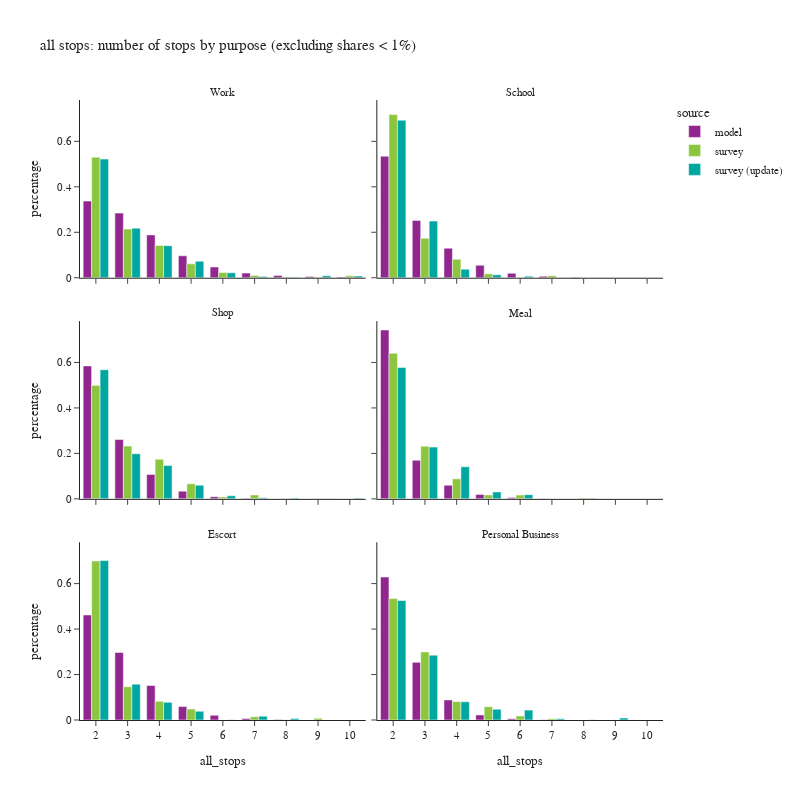

Notebook code cell kept with this figure:
### Code cell
df_plot = df_tour.groupby(['all_stops','pdpurp_label','source'])['toexpfac'].sum().reset_index()
df_plot['percentage'] = df_plot.groupby(['pdpurp_label','source'], group_keys=False)['toexpfac']. \
    apply(lambda x: x / float(x.sum()))
df_plot2 = df_plot.loc[(df_plot['percentage'] > 0.001) & (df_plot['all_stops'] <= 10)]

fig = px.bar(df_plot2.sort_values(['source','pdpurp_label']),
             x="all_stops", y="percentage", color="source",barmode="group",
             facet_col='pdpurp_label', facet_col_wrap=2,
             hover_data=['toexpfac'],
             title="all stops: number of stops by purpose (excluding shares < 1%)")
fig.update_layout(height=800, width=800)
fig.for_each_annotation(lambda a: a.update(text = a.text.split("=")[-1]))
fig.for_each_xaxis(lambda a: a.update(dict(dtick = 1, categoryorder='category ascending')))
fig.show()

### Figure 1 — Plotly figure (JSON) as saved in the notebook; plotly's stock layout.template omitted (floating-point values rounded to 4 significant figures)
{"data": [{"alignmentgroup": "True", "customdata": [[509900.0], [429700.0], [284700.0], [145900.0], [71340.0], [30970.0], [14340.0], [7724.0], [4942.0]], "hovertemplate": "source=model<br>pdpurp_label=Work<br>all_stops=%{x}<br>percentage=%{y}<br>toexpfac=%{customdata[0]}<extra></extra>", "legendgroup": "model", "marker": {"color": "#91268F", "pattern": {"shape": ""}}, "name": "model", "offsetgroup": "model", "orientation": "v", "showlegend": true, "textposition": "auto", "type": "bar", "x": [2, 3, 4, 5, 6, 7, 8, 9, 10], "xaxis": "x5", "y": [0.3373, 0.2843, 0.1884, 0.09653, 0.04719, 0.02049, 0.009483, 0.00511, 0.003269], "yaxis": "y5"}, {"alignmentgroup": "True", "customdata": [[274000.0], [129400.0], [66670.0], [27980.0], [10060.0], [3122.0], [901.0]], "hovertemplate": "source=model<br>pdpurp_label=School<br>all_stops=%{x}<br>percentage=%{y}<br>toexpfac=%{customdata[0]}<extra></extra>", "legendgroup": "model", "marker": {"color": "#91268F", "pattern": {"shape": ""}}, "name": "model", "offsetgroup": "model", "orientation": "v", "showlegend": false, "textposition": "auto", "type": "bar", "x": [2, 3, 4, 5, 6, 7, 8], "xaxis": "x6", "y": [0.5342, 0.2523, 0.13, 0.05454, 0.0196, 0.006086, 0.001756], "yaxis": "y6"}, {"alignmentgroup": "True", "customdata": [[355900.0], [158800.0], [65460.0], [20470.0], [5828.0], [1449.0]], "hovertemplate": "source=model<br>pdpurp_label=Shop<br>all_stops=%{x}<br>percentage=%{y}<br>toexpfac=%{customdata[0]}<extra></extra>", "legendgroup": "model", "marker": {"color": "#91268F", "pattern": {"shape": ""}}, "name": "model", "offsetgroup": "model", "orientation": "v", "showlegend": false, "textposition": "auto", "type": "bar", "x": [2, 3, 4, 5, 6, 7], "xaxis": "x3", "y": [0.5849, 0.261, 0.1076, 0.03365, 0.009579, 0.002382], "yaxis": "y3"}, {"alignmentgroup": "True", "customdata": [[522700.0], [119300.0], [42150.0], [13810.0], [4163.0], [1148.0]], "hovertemplate": "source=model<br>pdpurp_label=Meal<br>all_stops=%{x}<br>percentage=%{y}<br>toexpfac=%{customdata[0]}<extra></extra>", "legendgroup": "model", "marker": {"color": "#91268F", "pattern": {"shape": ""}}, "name": "model", "offsetgroup": "model", "orientation": "v", "showlegend": false, "textposition": "auto", "type": "bar", "x": [2, 3, 4, 5, 6, 7], "xaxis": "x4", "y": [0.7428, 0.1695, 0.0599, 0.01962, 0.005916, 0.001631], "yaxis": "y4"}, {"alignmentgroup": "True", "customdata": [[324500.0], [208600.0], [106400.0], [41460.0], [14620.0], [4604.0], [1556.0]], "hovertemplate": "source=model<br>pdpurp_label=Escort<br>all_stops=%{x}<br>percentage=%{y}<br>toexpfac=%{customdata[0]}<extra></extra>", "legendgroup": "model", "marker": {"color": "#91268F", "pattern": {"shape": ""}}, "name": "model", "offsetgroup": "model", "orientation": "v", "showlegend": false, "textposition": "auto", "type": "bar", "x": [2, 3, 4, 5, 6, 7, 8], "xaxis": "x", "y": [0.4619, 0.2969, 0.1515, 0.05901, 0.02082, 0.006554, 0.002215], "yaxis": "y"}, {"alignmentgroup": "True", "customdata": [[209000.0], [84240.0], [29350.0], [7404.0], [1765.0], [391.0]], "hovertemplate": "source=model<br>pdpurp_label=Personal Business<br>all_stops=%{x}<br>percentage=%{y}<br>toexpfac=%{customdata[0]}<extra></extra>", "legendgroup": "model", "marker": {"color": "#91268F", "pattern": {"shape": ""}}, "name": "model", "offsetgroup": "model", "orientation": "v", "showlegend": false, "textposition": "auto", "type": "bar", "x": [2, 3, 4, 5, 6, 7], "xaxis": "x2", "y": [0.629, 0.2536, 0.08834, 0.02229, 0.005313, 0.001177], "yaxis": "y2"}, {"alignmentgroup": "True", "customdata": [[708800.0], [286300.0], [189500.0], [81600.0], [30190.0], [13380.0], [4100.0], [3265.0], [11440.0]], "hovertemplate": "source=survey<br>pdpurp_label=Work<br>all_stops=%{x}<br>percentage=%{y}<br>toexpfac=%{customdata[0]}<extra></extra>", "legendgroup": "survey", "marker": {"color": "#8CC63E", "pattern": {"shape": ""}}, "name": "survey", "offsetgroup": "survey", "orientation": "v", "showlegend": true, "textposition": "auto", "type": "bar", "x": [2, 3, 4, 5, 6, 7, 8, 9, 10], "xaxis": "x5", "y": [0.5303, 0.2142, 0.1418, 0.06105, 0.02259, 0.01001, 0.003067, 0.002443, 0.008561], "yaxis": "y5"}, {"alignmentgroup": "True", "customdata": [[373100.0], [90440.0], [42240.0], [8912.0], [4812.0]], "hovertemplate": "source=survey<br>pdpurp_label=School<br>all_stops=%{x}<br>percentage=%{y}<br>toexpfac=%{customdata[0]}<extra></extra>", "legendgroup": "survey", "marker": {"color": "#8CC63E", "pattern": {"shape": ""}}, "name": "survey", "offsetgroup": "survey", "orientation": "v", "showlegend": false, "textposition": "auto", "type": "bar", "x": [2, 3, 4, 5, 7], "xaxis": "x6", "y": [0.7175, 0.1739, 0.08124, 0.01714, 0.009255], "yaxis": "y6"}, {"alignmentgroup": "True", "customdata": [[299900.0], [139900.0], [104800.0], [39920.0], [5013.0], [10470.0], [672.6], [686.8]], "hovertemplate": "source=survey<br>pdpurp_label=Shop<br>all_stops=%{x}<br>percentage=%{y}<br>toexpfac=%{customdata[0]}<extra></extra>", "legendgroup": "survey", "marker": {"color": "#8CC63E", "pattern": {"shape": ""}}, "name": "survey", "offsetgroup": "survey", "orientation": "v", "showlegend": false, "textposition": "auto", "type": "bar", "x": [2, 3, 4, 5, 6, 7, 8, 9], "xaxis": "x3", "y": [0.4988, 0.2326, 0.1743, 0.06638, 0.008336, 0.01741, 0.001118, 0.001142], "yaxis": "y3"}, {"alignmentgroup": "True", "customdata": [[255100.0], [92280.0], [35030.0], [6910.0], [6686.0], [1729.0]], "hovertemplate": "source=survey<br>pdpurp_label=Meal<br>all_stops=%{x}<br>percentage=%{y}<br>toexpfac=%{customdata[0]}<extra></extra>", "legendgroup": "survey", "marker": {"color": "#8CC63E", "pattern": {"shape": ""}}, "name": "survey", "offsetgroup": "survey", "orientation": "v", "showlegend": false, "textposition": "auto", "type": "bar", "x": [2, 3, 4, 5, 6, 8], "xaxis": "x4", "y": [0.6407, 0.2317, 0.08797, 0.01735, 0.01679, 0.004343], "yaxis": "y4"}, {"alignmentgroup": "True", "customdata": [[462000.0], [96440.0], [54400.0], [31670.0], [9807.0], [858.7], [4796.0]], "hovertemplate": "source=survey<br>pdpurp_label=Escort<br>all_stops=%{x}<br>percentage=%{y}<br>toexpfac=%{customdata[0]}<extra></extra>", "legendgroup": "survey", "marker": {"color": "#8CC63E", "pattern": {"shape": ""}}, "name": "survey", "offsetgroup": "survey", "orientation": "v", "showlegend": false, "textposition": "auto", "type": "bar", "x": [2, 3, 4, 5, 7, 8, 9], "xaxis": "x", "y": [0.6996, 0.146, 0.08237, 0.04795, 0.01485, 0.0013, 0.007262], "yaxis": "y"}, {"alignmentgroup": "True", "customdata": [[163700.0], [91840.0], [24970.0], [18000.0], [5465.0], [1855.0]], "hovertemplate": "source=survey<br>pdpurp_label=Personal Business<br>all_stops=%{x}<br>percentage=%{y}<br>toexpfac=%{customdata[0]}<extra></extra>", "legendgroup": "survey", "marker": {"color": "#8CC63E", "pattern": {"shape": ""}}, "name": "survey", "offsetgroup": "survey", "orientation": "v", "showlegend": false, "textposition": "auto", "type": "bar", "x": [2, 3, 4, 5, 6, 7], "xaxis": "x2", "y": [0.5341, 0.2996, 0.08143, 0.0587, 0.01782, 0.006051], "yaxis": "y2"}, {"alignmentgroup": "True", "customdata": [[724900.0], [303000.0], [195900.0], [100700.0], [30080.0], [7292.0], [2342.0], [12180.0], [10310.0]], "hovertemplate": "source=survey (update)<br>pdpurp_label=Work<br>all_stops=%{x}<br>percentage=%{y}<br>toexpfac=%{customdata[0]}<extra></extra>", "legendgroup": "survey (update)", "marker": {"color": "#00A7A0", "pattern": {"shape": ""}}, "name": "survey (update)", "offsetgroup": "survey (update)", "orientation": "v", "showlegend": true, "textposition": "auto", "type": "bar", "x": [2, 3, 4, 5, 6, 7, 8, 9, 10], "xaxis": "x5", "y": [0.5218, 0.2181, 0.141, 0.07246, 0.02166, 0.005249, 0.001686, 0.008768, 0.007419], "yaxis": "y5"}, {"alignmentgroup": "True", "customdata": [[338900.0], [121900.0], [18370.0], [6294.0], [3328.0]], "hovertemplate": "source=survey (update)<br>pdpurp_label=School<br>all_stops=%{x}<br>percentage=%{y}<br>toexpfac=%{customdata[0]}<extra></extra>", "legendgroup": "survey (update)", "marker": {"color": "#00A7A0", "pattern": {"shape": ""}}, "name": "survey (update)", "offsetgroup": "survey (update)", "orientation": "v", "showlegend": false, "textposition": "auto", "type": "bar", "x": [2, 3, 4, 5, 6], "xaxis": "x6", "y": [0.6929, 0.2492, 0.03755, 0.01287, 0.006804], "yaxis": "y6"}, {"alignmentgroup": "True", "customdata": [[370800.0], [129600.0], [95580.0], [39010.0], [8743.0], [3197.0], [2329.0], [1082.0], [2491.0]], "hovertemplate": "source=survey (update)<br>pdpurp_label=Shop<br>all_stops=%{x}<br>percentage=%{y}<br>toexpfac=%{customdata[0]}<extra></extra>", "legendgroup": "survey (update)", "marker": {"color": "#00A7A0", "pattern": {"shape": ""}}, "name": "survey (update)", "offsetgroup": "survey (update)", "orientation": "v", "showlegend": false, "textposition": "auto", "type": "bar", "x": [2, 3, 4, 5, 6, 7, 8, 9, 10], "xaxis": "x3", "y": [0.568, 0.1985, 0.1464, 0.05975, 0.01339, 0.004897, 0.003567, 0.001658, 0.003815], "yaxis": "y3"}, {"alignmentgroup": "True", "customdata": [[203000.0], [79910.0], [49640.0], [10720.0], [6456.0], [1011.0]], "hovertemplate": "source=survey (update)<br>pdpurp_label=Meal<br>all_stops=%{x}<br>percentage=%{y}<br>toexpfac=%{customdata[0]}<extra></extra>", "legendgroup": "survey (update)", "marker": {"color": "#00A7A0", "pattern": {"shape": ""}}, "name": "survey (update)", "offsetgroup": "survey (update)", "orientation": "v", "showlegend": false, "textposition": "auto", "type": "bar", "x": [2, 3, 4, 5, 6, 8], "xaxis": "x4", "y": [0.5782, 0.2276, 0.1414, 0.03054, 0.01839, 0.002878], "yaxis": "y4"}, {"alignmentgroup": "True", "customdata": [[382200.0], [85910.0], [42370.0], [20990.0], [720.2], [9197.0], [3358.0]], "hovertemplate": "source=survey (update)<br>pdpurp_label=Escort<br>all_stops=%{x}<br>percentage=%{y}<br>toexpfac=%{customdata[0]}<extra></extra>", "legendgroup": "survey (update)", "marker": {"color": "#00A7A0", "pattern": {"shape": ""}}, "name": "survey (update)", "offsetgroup": "survey (update)", "orientation": "v", "showlegend": false, "textposition": "auto", "type": "bar", "x": [2, 3, 4, 5, 6, 7, 8], "xaxis": "x", "y": [0.7013, 0.1577, 0.07775, 0.03852, 0.001322, 0.01688, 0.006163], "yaxis": "y"}, {"alignmentgroup": "True", "customdata": [[181900.0], [98730.0], [27680.0], [16400.0], [15060.0], [1797.0], [547.6], [3016.0]], "hovertemplate": "source=survey (update)<br>pdpurp_label=Personal Business<br>all_stops=%{x}<br>percentage=%{y}<br>toexpfac=%{customdata[0]}<extra></extra>", "legendgroup": "survey (update)", "marker": {"color": "#00A7A0", "pattern": {"shape": ""}}, "name": "survey (update)", "offsetgroup": "survey (update)", "orientation": "v", "showlegend": false, "textposition": "auto", "type": "bar", "x": [2, 3, 4, 5, 6, 7, 8, 9], "xaxis": "x2", "y": [0.5254, 0.2853, 0.07999, 0.0474, 0.04351, 0.005191, 0.001582, 0.008715], "yaxis": "y2"}], "layout": {"annotations": [{"font": {}, "showarrow": false, "text": "Escort", "x": 0.245, "xanchor": "center", "xref": "paper", "y": 0.2867, "yanchor": "bottom", "yref": "paper"}, {"font": {}, "showarrow": false, "text": "Personal Business", "x": 0.755, "xanchor": "center", "xref": "paper", "y": 0.2867, "yanchor": "bottom", "yref": "paper"}, {"font": {}, "showarrow": false, "text": "Shop", "x": 0.245, "xanchor": "center", "xref": "paper", "y": 0.6433, "yanchor": "bottom", "yref": "paper"}, {"font": {}, "showarrow": false, "text": "Meal", "x": 0.755, "xanchor": "center", "xref": "paper", "y": 0.6433, "yanchor": "bottom", "yref": "paper"}, {"font": {}, "showarrow": false, "text": "Work", "x": 0.245, "xanchor": "center", "xref": "paper", "y": 1.0, "yanchor": "bottom", "yref": "paper"}, {"font": {}, "showarrow": false, "text": "School", "x": 0.755, "xanchor": "center", "xref": "paper", "y": 1.0, "yanchor": "bottom", "yref": "paper"}], "barmode": "group", "height": 800, "legend": {"title": {"text": "source"}, "tracegroupgap": 0}, "title": {"text": "all stops: number of stops by purpose (excluding shares < 1%)"}, "width": 800, "xaxis": {"anchor": "y", "categoryorder": "category ascending", "domain": [0.0, 0.49], "dtick": 1, "title": {"text": "all_stops"}}, "xaxis2": {"anchor": "y2", "categoryorder": "category ascending", "domain": [0.51, 1.0], "dtick": 1, "matches": "x", "title": {"text": "all_stops"}}, "xaxis3": {"anchor": "y3", "categoryorder": "category ascending", "domain": [0.0, 0.49], "dtick": 1, "matches": "x", "showticklabels": false}, "xaxis4": {"anchor": "y4", "categoryorder": "category ascending", "domain": [0.51, 1.0], "dtick": 1, "matches": "x", "showticklabels": false}, "xaxis5": {"anchor": "y5", "categoryorder": "category ascending", "domain": [0.0, 0.49], "dtick": 1, "matches": "x", "showticklabels": false}, "xaxis6": {"anchor": "y6", "categoryorder": "category ascending", "domain": [0.51, 1.0], "dtick": 1, "matches": "x", "showticklabels": false}, "yaxis": {"anchor": "x", "domain": [0.0, 0.2867], "title": {"text": "percentage"}}, "yaxis2": {"anchor": "x2", "domain": [0.0, 0.2867], "matches": "y", "showticklabels": false}, "yaxis3": {"anchor": "x3", "domain": [0.3567, 0.6433], "matches": "y", "title": {"text": "percentage"}}, "yaxis4": {"anchor": "x4", "domain": [0.3567, 0.6433], "matches": "y", "showticklabels": false}, "yaxis5": {"anchor": "x5", "domain": [0.7133, 1.0], "matches": "y", "title": {"text": "percentage"}}, "yaxis6": {"anchor": "x6", "domain": [0.7133, 1.0], "matches": "y", "showticklabels": false}}}
